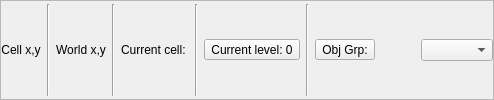
     <widget class="QFrame" name="viewTools">
      <property name="frameShape">
       <enum>QFrame::StyledPanel</enum>
      </property>
      <property name="frameShadow">
       <enum>QFrame::Raised</enum>
      </property>
      <layout class="QHBoxLayout" name="horizontalLayout">
       <property name="leftMargin">
        <number>0</number>
       </property>
       <property name="topMargin">
        <number>3</number>
       </property>
       <property name="rightMargin">
        <number>0</number>
       </property>
       <property name="bottomMargin">
        <number>3</number>
       </property>
       <item>
        <widget class="QLabel" name="coordinatesLabel">
         <property name="minimumSize">
          <size>
           <width>0</width>
           <height>0</height>
          </size>
         </property>
         <property name="text">
          <string>Cell x,y</string>
         </property>
         <property name="alignment">
          <set>Qt::AlignCenter</set>
         </property>
        </widget>
       </item>
       <item>
        <widget class="Line" name="line">
         <property name="orientation">
          <enum>Qt::Vertical</enum>
         </property>
        </widget>
       </item>
       <item>
        <widget class="QLabel" name="worldCoordinatesLabel">
         <property name="minimumSize">
          <size>
           <width>0</width>
           <height>0</height>
          </size>
         </property>
         <property name="text">
          <string>World x,y</string>
         </property>
         <property name="alignment">
          <set>Qt::AlignCenter</set>
         </property>
        </widget>
       </item>
       <item>
        <widget class="Line" name="line_4">
         <property name="orientation">
          <enum>Qt::Vertical</enum>
         </property>
        </widget>
       </item>
       <item>
        <widget class="QLabel" name="currentCellLabel">
         <property name="text">
          <string>Current cell: &lt;none&gt;</string>
         </property>
        </widget>
       </item>
       <item>
        <widget class="Line" name="line_2">
         <property name="orientation">
          <enum>Qt::Vertical</enum>
         </property>
        </widget>
       </item>
       <item>
        <widget class="QToolButton" name="currentLevelButton">
         <property name="text">
          <string>Current level: 0</string>
         </property>
         <property name="popupMode">
          <enum>QToolButton::InstantPopup</enum>
         </property>
         <property name="arrowType">
          <enum>Qt::NoArrow</enum>
         </property>
        </widget>
       </item>
       <item>
        <widget class="Line" name="line_3">
         <property name="orientation">
          <enum>Qt::Vertical</enum>
         </property>
        </widget>
       </item>
       <item>
        <widget class="QToolButton" name="objectGroupButton">
         <property name="text">
          <string>Obj Grp:</string>
         </property>
         <property name="popupMode">
          <enum>QToolButton::InstantPopup</enum>
         </property>
        </widget>
       </item>
       <item>
        <spacer name="horizontalSpacer">
         <property name="orientation">
          <enum>Qt::Horizontal</enum>
         </property>
         <property name="sizeHint" stdset="0">
          <size>
           <width>40</width>
           <height>20</height>
          </size>
         </property>
        </spacer>
       </item>
       <item>
        <widget class="QComboBox" name="zoomComboBox"/>
       </item>
      </layout>
     </widget>
